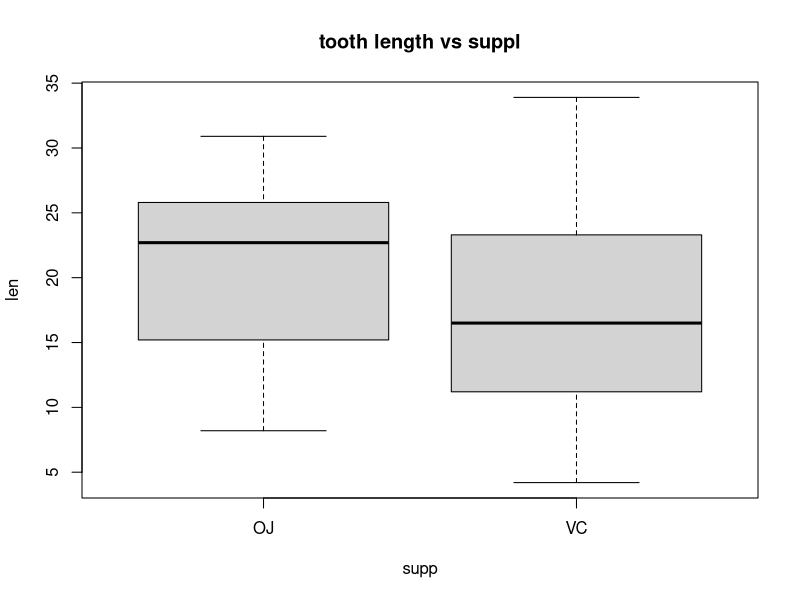
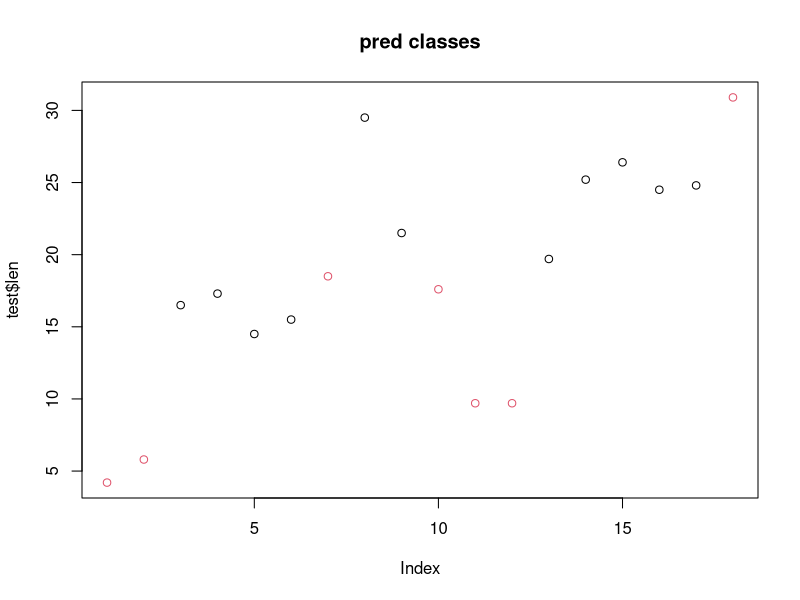

Generate these figures, in order, with R:
#naive bayes

data(ToothGrowth)
df<-ToothGrowth
str(df)
summary(df)
head(df)

#basic viz
boxplot(len~supp, data=df, main="tooth length vs suppl")

#preprocessing
df$supp<-as.factor(df$supp)
df$dose<-as.factor(df$dose)

clean<-df

#tts
set.seed(123)

train_idx<-sample(1:nrow(clean), 0.7*nrow(clean))
train<-clean[train_idx,]
test<-clean[-train_idx,]

#model
# install.packages("e1071")
library(e1071)
model<-naiveBayes(supp~len+dose, data=train)

#pred
pred<-predict(model, test)

#eval
table(Predicted=pred, Actual=test$supp)
acc<-mean(pred==test$supp)
acc

#vizzzz
plot(test$len, col=pred, main="pred classes")
